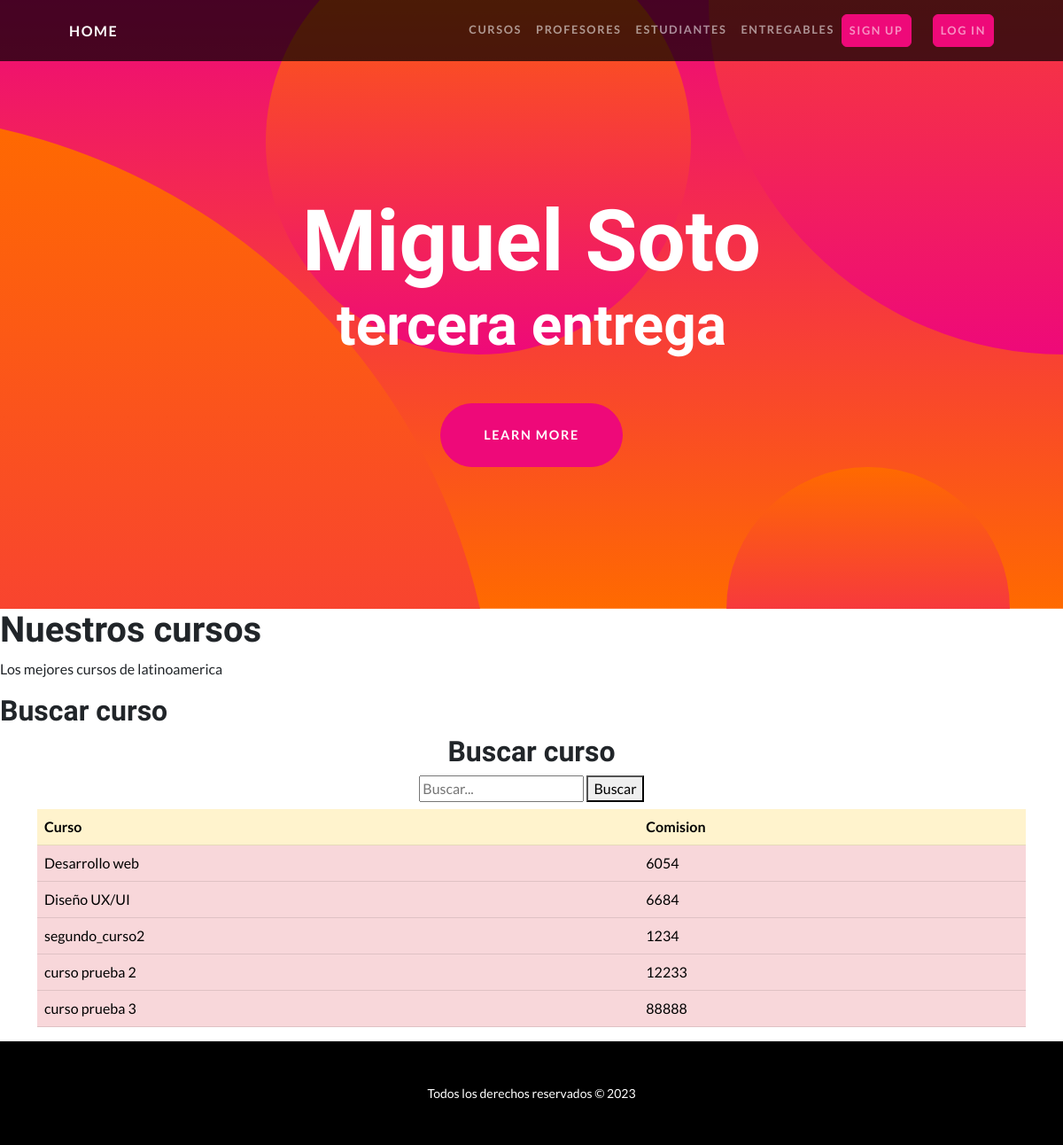
The page /aplicacion/cursos on the database its author committed.
### AppCoder/models.py (models this page shows, shortened)
class Curso(models.Model):
    nombre = models.CharField(max_length=100)  # Campo string de 100 caracteres
    camada = models.IntegerField()

### AppCoder/views.py (the view)
# urls.py: path('cursos', views.cursos, name="cursos"),
def cursos(request):
    query = request.GET.get('q')
    if query:
        cursos = Curso.objects.filter(nombre__icontains=query)
    else:
        cursos = Curso.objects.all()
    return render(request, "AppCoder/cursos.html", {"cursos":cursos})

### AppCoder/templates/AppCoder/cursos.html (shortened to what this page needs)
{% extends 'AppCoder/base.html' %}
{% load static %}
{% block content %}
    <h1>Nuestros cursos</h1>
    <p>Los mejores cursos de latinoamerica</p>
    <h2>Buscar curso</h2>
    <h2 class="text-center mt-2">Buscar curso</h2>
    <div class="d-flex flex-column align-items-center mb-2">
    <form action="" method="GET">
        <input type="text" name="q" placeholder="Buscar..." required>
        <button type="submit">Buscar</button>
      </form>
    </div>
    <div class="container">
      <table class="table">
        <thead>
          <tr class="table-warning">
            <th scope="col">Curso</th>
            <th scope="col">Comision</th>
          </tr>
        </thead>
        <tbody>
            {% for cursos in cursos %}
        <tr class="table-danger">
            <td>{{ cursos.nombre }}</td>
            <td>{{ cursos.camada }}</td>
            {% endfor %}
          </tr>
        </tbody>
      </table>
    </div>
{% endblock %}

### rows shown on the page
Curso: nombre "Desarrollo web", camada "6054"
Curso: nombre "Diseño UX/UI", camada "6684"
Curso: nombre "segundo_curso2", camada "1234"
Curso: nombre "curso prueba 2", camada "12233"
Curso: nombre "curso prueba 3", camada "88888"
